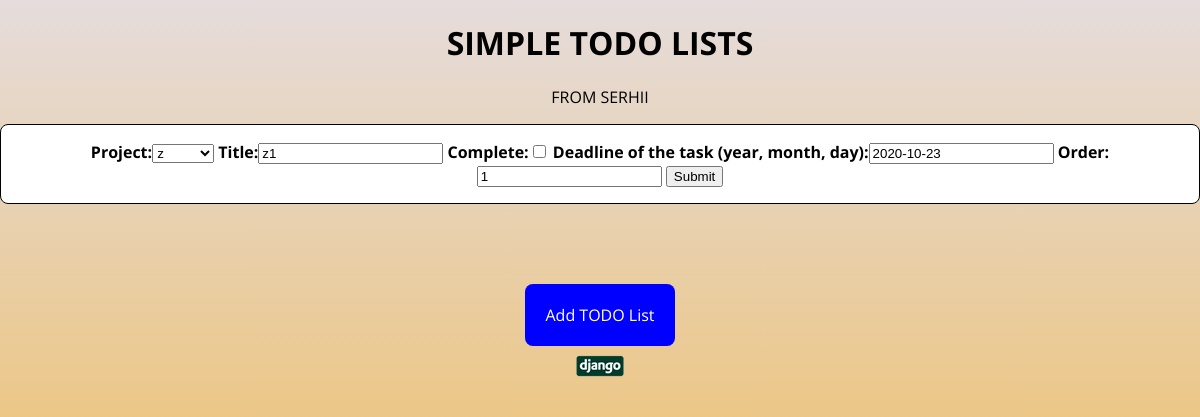
The page /update_task/1 on the database its author committed.
### tasks/models.py (models this page shows, shortened)
class Task(models.Model):
	project = models.ForeignKey(Project, null=True, on_delete=models.CASCADE)
	title = models.CharField(max_length=300, null=True)
	complete = models.BooleanField(default=False)
	deadline = models.DateField('Deadline of the task (year, month, day)', default=date.today)
	created = models.DateTimeField(auto_now_add=True,null=True)
	lookup_id = models.UUIDField(default=uuid.uuid4, editable=False, db_index=True)
	order = models.IntegerField(blank=False, default=100_000)
	class Meta:
		ordering = ['order']

class Project(models.Model):
	title = models.CharField('Title of project', max_length=300, null=True)
	deadline = models.DateField('Deadline of the project (year, month, day)', default=date.today)
	created = models.DateTimeField(auto_now_add=True, null=True)
	def __str__(self):
		return self.title

### tasks/views.py (the view)
# urls.py: path('update_task/<str:pk>' , views.updateTask, name="update_task"),
def updateTask(request, pk):
	task = Task.objects.get(id=pk)
	form = TaskForm(instance=task)
	if request.method == 'POST':
		form = TaskForm(request.POST, instance=task)
		if form.is_valid():
			form.save()
		return redirect('/')
	print(type(task.id))
	context = {'form':form}
	return render(request, 'tasks/create_task.html', context )

### tasks/forms.py
class TaskForm(forms.ModelForm):
	class Meta:
		model = Task
		fields = '__all__'

### tasks/templates/tasks/create_task.html (shortened to what this page needs)
{% extends 'tasks/base.html' %}
{% block content %}
<div style="text-align: center; border: 1px solid black; border-radius: 8px;
	background: white; font-weight: bold;">
	<form method="POST" action="" style="margin:16px 0 16px 0 ">
			{{form}}
			<input  type="submit" name="Submit" value="Submit">
	</form>
</div>
{% endblock content %}

### static/css/main.css (style rules this page uses)
body { width: 1200px; height: 1000px; padding: 0; margin: 0; font-family: 'Open Sans', sans-serif; font-size: 16px; background-image: linear-gradient(to bottom , #e5dcdc, #f5a911); background-attachment: fixed; display: flex; flex-direction: column; }

### rows shown on the page
Task: project "z", deadline "2020-10-23", order "1"
Project: title "z1"
